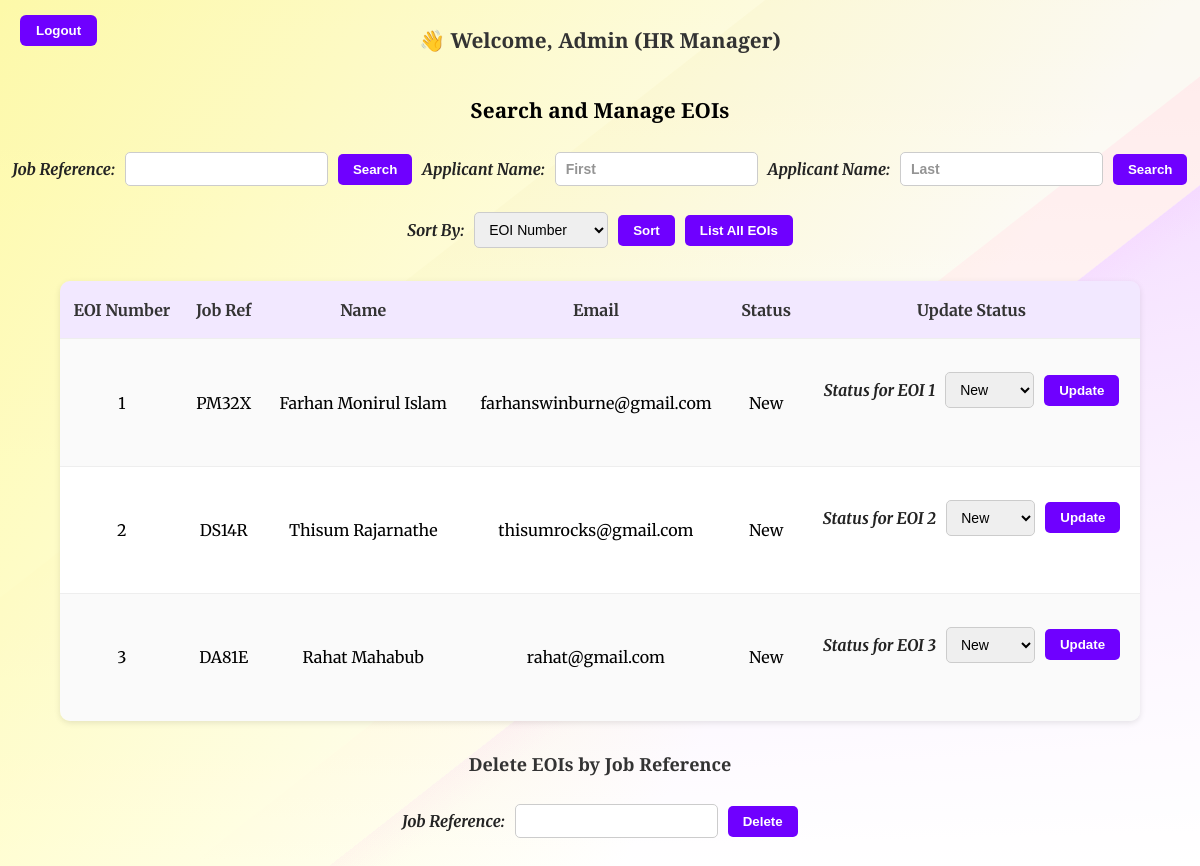
/manage.php (signed in), run on the app's committed database.
### tables this page shows
CREATE TABLE `eoi` (
  `eoi_id` int(11) NOT NULL,
  `job_ref` varchar(5) NOT NULL,
  `first_name` varchar(20) NOT NULL,
  `last_name` varchar(20) NOT NULL,
  `dob` varchar(10) NOT NULL,
  `gender` varchar(10) NOT NULL,
  `street` varchar(40) NOT NULL,
  `suburb` varchar(40) NOT NULL,
  `state` varchar(3) NOT NULL,
  `postcode` char(4) NOT NULL,
  `country` varchar(40) NOT NULL,
  `email` varchar(100) NOT NULL,
  `phone` varchar(12) NOT NULL,
  `workstyle` varchar(10) DEFAULT NULL,
  `startdate` date DEFAULT NULL,
  `skills` varchar(255) DEFAULT NULL,
  `htmllevel` tinyint(4) DEFAULT NULL COMMENT 'used tinyint instead of just int for saving storage and faster reload',
  `csslevel` tinyint(4) DEFAULT NULL,
  `jslevel` tinyint(4) DEFAULT NULL,
  `designlevel` tinyint(4) DEFAULT NULL,
  `otherskills` text DEFAULT NULL,
  `resume` varchar(255) DEFAULT NULL,
  `references` text DEFAULT NULL,
  `newsletter` varchar(100) DEFAULT NULL,
  `status` enum('New','Current','Final') DEFAULT 'New' COMMENT 'ENUM is a data type that allows only one value from a predefined list.',
  `submission_time` timestamp NOT NULL DEFAULT current_timestamp()
);

### manage.php (the view, shortened to what this page needs)
<?php
require_once("settings.php");
$conn = @mysqli_connect($DB_HOST, $DB_USER, $DB_PASS);
mysqli_select_db($conn, $DB_NAME);
$create_eoi_sql = "
CREATE TABLE IF NOT EXISTS eoi (
  eoi_id INT AUTO_INCREMENT PRIMARY KEY,
  job_ref VARCHAR(5) NOT NULL,
  first_name VARCHAR(20) NOT NULL,
  last_name VARCHAR(20) NOT NULL,
  dob VARCHAR(20) NOT NULL,
  gender VARCHAR(10) NOT NULL,
  street VARCHAR(40) NOT NULL,
  suburb VARCHAR(40) NOT NULL,
  state VARCHAR(10) NOT NULL,
  postcode VARCHAR(4) NOT NULL,
  country VARCHAR(40) NOT NULL,
  email VARCHAR(50) NOT NULL,
  phone VARCHAR(15) NOT NULL,
  workstyle VARCHAR(15),
  startdate DATE,
  skills VARCHAR(200),
  htmllevel INT,
  csslevel INT,
  jslevel INT,
  designlevel INT,
  otherskills TEXT,
  resume VARCHAR(255),
  `references` TEXT,
  newsletter VARCHAR(50),
  status ENUM('New','Current','Final') DEFAULT 'New'
)";
mysqli_query($conn, $create_eoi_sql);
?>
<!DOCTYPE html>
<html lang="en">
<head>
  <?php
    include 'head.inc';
  ?>
</head>
<body id="manage-page">
  <h1 class="welcome-text">👋 Welcome, <?php echo $_SESSION["username"]; ?> (HR Manager)</h1>
  <form method="post" action="" class="logout-form">
    <button type="submit" name="logout" class="logout-btn">Logout</button>
  </form>
<main>
  <section id="search-section">
    <h2>Search and Manage EOIs</h2>
    <form method="get" action="" id="search-form">
      <label for="jobref">Job Reference:</label>
      <input type="text" name="jobref" id="jobref">
      <button type="submit" name="search_by_ref" class="btn">Search</button>
      <label for="firstname">Applicant Name:</label>
      <input type="text" name="firstname" id="firstname" placeholder="First">
      <label for="lastname">Applicant Name:</label>
      <input type="text" name="lastname" id="lastname" placeholder="Last">
      <button type="submit" name="search_by_name" class="btn">Search</button>
      <label for="sort">Sort By:</label>
      <select name="sort" id="sort">
        <option value="eoi_id">EOI Number</option>
      </select>
      <button type="submit" name="sort_btn" class="btn">Sort</button>
      <button type="submit" name="list_all" class="btn list-all">List All EOIs</button>
    </form>
  </section>
  <section id="results-section">
  <?php
  $query = "SELECT * FROM eoi";
  $result = mysqli_query($conn, $query);
  if (mysqli_num_rows($result) > 0): ?>
    <table id="eoi-table">
      <tr>
        <th>EOI Number</th>
        <th>Job Ref</th>
        <th>Name</th>
        <th>Email</th>
        <th>Status</th>
        <th>Update Status</th>
      </tr>
    <?php while ($row = mysqli_fetch_assoc($result)): ?>
      <tr>
        <td><?php echo $row['eoi_id']; ?></td>
        <td><?php echo $row['job_ref']; ?></td>
        <td><?php echo $row['first_name'] . " " . $row['last_name']; ?></td>
        <td><?php echo $row['email']; ?></td>
        <td><?php echo $row['status']; ?></td>
        <td>
<form method="post" action="" class="update-form" aria-label="Update EOI Status">
  <label for="status_<?php echo $row['eoi_id']; ?>" class="visually-hidden">
    Status for EOI <?php echo $row['eoi_id']; ?>
  </label>
  <select name="status" id="status_<?php echo $row['eoi_id']; ?>">
    <option value="New" <?php if($row['status'] == 'New') echo 'selected'; ?>>New</option>
  </select>
  <button type="submit" name="update_status" class="btn update-btn">Update</button>
</form>
        </td>
      </tr>
    <?php endwhile; ?>
    </table>
  <?php else: ?>
    <p class="msg">No EOIs found.</p>
  <?php endif; ?>
  </section>
  <section id="delete-section">
    <h3>Delete EOIs by Job Reference</h3>
    <form method="post" action="" id="delete-form">
      <label for="delete_jobref">Job Reference:</label>
      <input type="text" name="delete_jobref" id="delete_jobref" required>
      <button type="submit" name="delete_btn" class="btn delete-btn">Delete</button>
    </form>
  </section>
  </main>
</body>
</html>

### styles/styles.css (style rules this page uses)
body { background: linear-gradient(123deg, #FFFCAC 0%, #FFFFFF 67%), linear-gradient(180deg, #D8D8D8 0%, #ffffff 100%), linear-gradient(142deg, #F9F5F0 0%, #F9F5F0 33%, #F2EAD3 calc(33% + 1px), #F2EAD3 56%, #ffbcbc calc(56% + 1px), #ffbcbc 62%, #d57cff calc(62% + 1px), #e5adff 100%); background-blend-mode: multiply, overlay, normal; font-family: 'Merriweather', serif; line-height: 1.5; margin: 0; padding: 0; }
h1, h2, h3 { font-family: 'Playfair Display', serif; font-weight: 700; }
h1, h2, #introm, #top-para, .nav-menu { text-align: center; font-size: 1.3rem; }
.btn { background: #000000; color: #ffffff; font-weight: bold; border: none; padding: 10px 20px; border-radius: 6px; cursor: pointer; transition: background 0.3s; margin: 10px 0; }
label { font-style: italic; font-weight: bold; color: #232323; }
input { color: #333; }
input::placeholder { color: #676767; font-weight: bold; opacity: 70%; }
.welcome-text { text-align: center; margin-top: 25px; color: #333; }
h3 { color: #333; margin-top: 30px; font-size: 18px; text-align: center; }
form { display: flex; flex-wrap: wrap; justify-content: center; align-items: center; gap: 10px; margin-bottom: 25px; }
label { font-weight: bold; }
input[type="text"], select { padding: 8px 10px; border: 1px solid #ccc; border-radius: 5px; font-size: 14px; }
.btn { background-color: #6f00ff; color: #fff; border: none; border-radius: 5px; padding: 8px 15px; font-weight: bold; cursor: pointer; transition: 0.3s ease; }
.logout-btn { position: fixed; top: 15px; left: 20px; background-color: #6f00ff; color: white; border: none; border-radius: 6px; padding: 8px 16px; cursor: pointer; font-weight: bold; }
.list-all { background-color: #6f00ff; }
.delete-btn { background-color: #6f00ff; }
.update-btn { background-color: #6f00ff; }
#eoi-table { width: 90%; margin: 0 auto; border-collapse: collapse; border-radius: 10px; overflow: hidden; box-shadow: 0 2px 6px rgba(0,0,0,0.1); min-height: 55vh; }
#eoi-table th { background-color: #f2e8ff; color: #333; padding: 10px; }
#eoi-table td { background-color: #fff; padding: 10px; border-top: 1px solid #eee; text-align: center; }
#eoi-table tr:nth-child(even) td { background-color: #fafafa; }

### data on the page
eoi: eoi_id "1", job_ref "PM32X", first_name "Farhan", last_name "Monirul Islam", email "farhanswinburne@gmail.com", status "New"
eoi: eoi_id "2", job_ref "DS14R", first_name "Thisum", last_name "Rajarnathe", email "thisumrocks@gmail.com", status "New"
eoi: eoi_id "3", job_ref "DA81E", first_name "Rahat", last_name "Mahabub", email "rahat@gmail.com", status "New"

### other printed values
$_SESSION["username"] "Admin"
